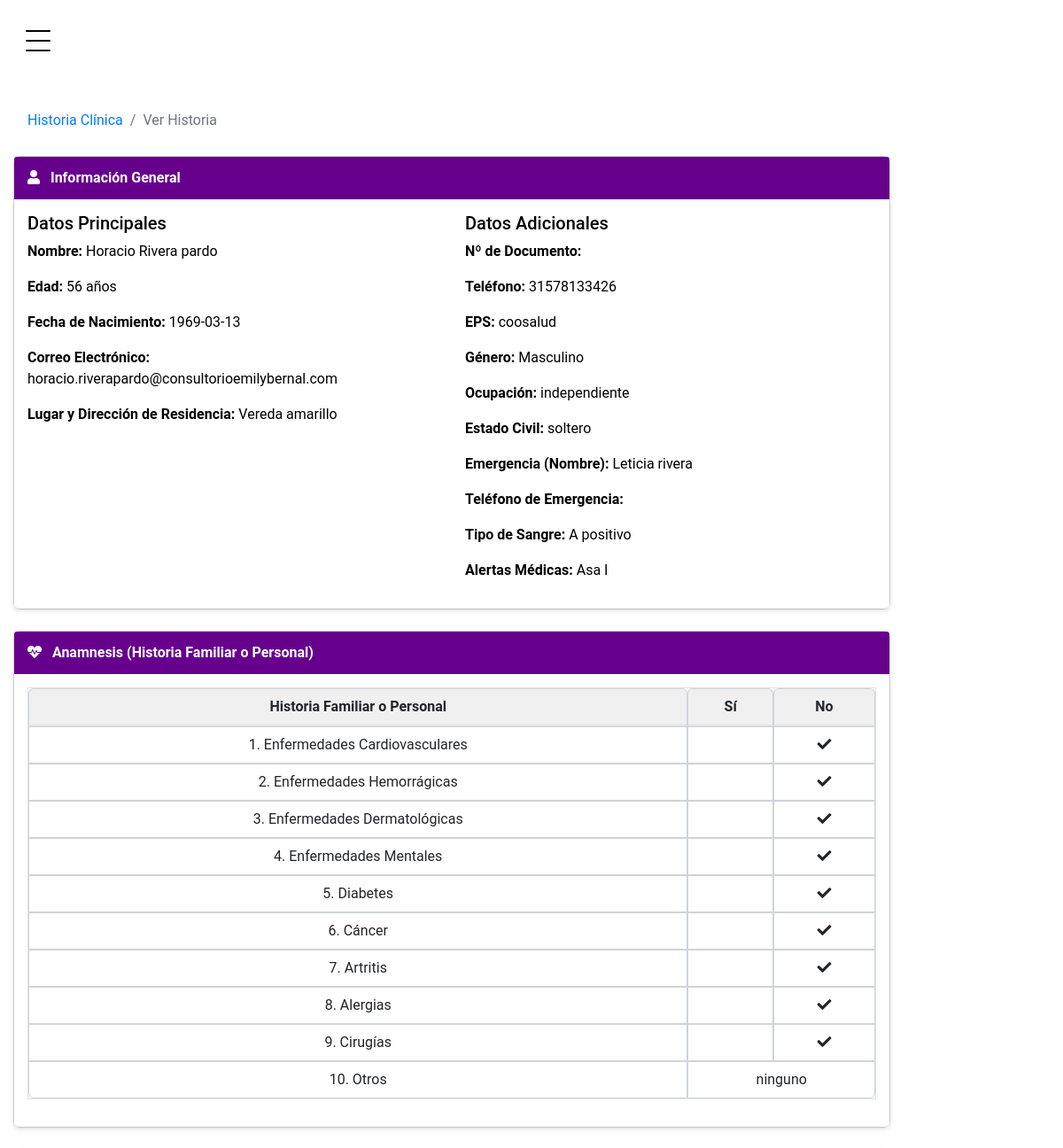
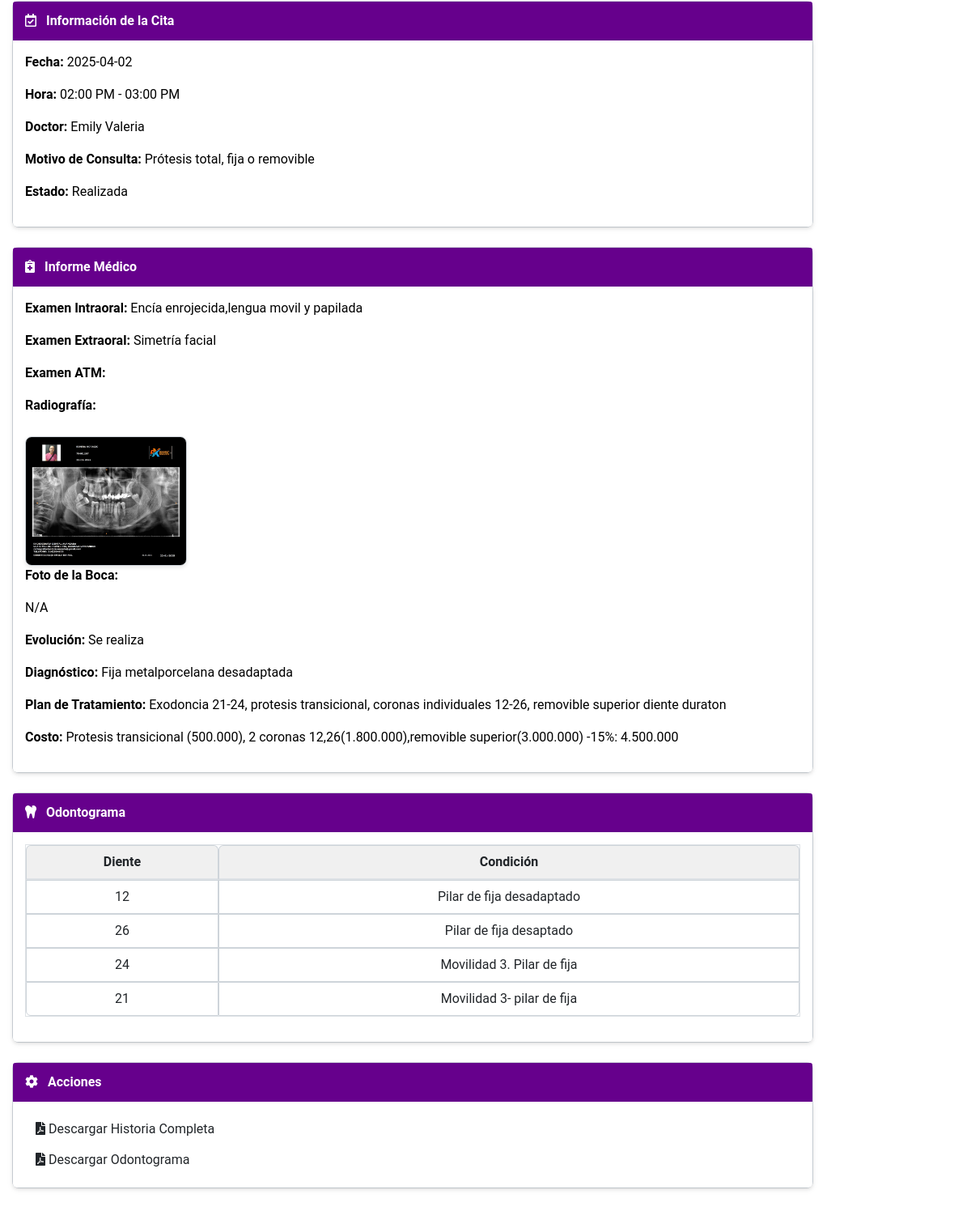
Page /Admin/ver_historia.php?id_cita=3&id_paciente=2 (signed in) on the committed database (2 pictures, top to bottom).
### tables this page shows
CREATE TABLE `pacientes` (
  `id_paciente` int(11) NOT NULL,
  `nombre` varchar(255) NOT NULL,
  `apellido` varchar(255) NOT NULL,
  `telefono` varchar(50) NOT NULL,
  `sexo` varchar(60) NOT NULL,
  `fecha_nacimiento` date NOT NULL,
  `correo_electronico` varchar(255) NOT NULL,
  `clave` varchar(255) NOT NULL,
  `foto_perfil` varchar(255) DEFAULT NULL,
  `tipo_imagen` varchar(20) DEFAULT 'perfil',
  `eps` varchar(255) DEFAULT NULL,
  `ocupacion` varchar(255) DEFAULT NULL,
  `estado_civil` varchar(50) DEFAULT NULL,
  `cedula` varchar(50) DEFAULT NULL,
  `emergencia_nombre` varchar(255) DEFAULT NULL,
  `emergencia_telefono` varchar(50) DEFAULT NULL,
  `menor_acompanante` varchar(255) DEFAULT NULL,
  `menor_parentesco` varchar(50) DEFAULT NULL,
  `menor_telefono` varchar(50) DEFAULT NULL,
  `tipo_sangre` varchar(10) DEFAULT NULL,
  `alertas_medicas` text DEFAULT NULL,
  `lugar_direccion_residencia` varchar(255) DEFAULT NULL,
  `numero_documento` varchar(20) DEFAULT NULL,
  `historia_cardiovasculares` enum('Sí','No') DEFAULT 'No',
  `historia_hemorragicas` enum('Sí','No') DEFAULT 'No',
  `historia_dermatologicas` enum('Sí','No') DEFAULT 'No',
  `historia_mentales` enum('Sí','No') DEFAULT 'No',
  `historia_diabetes` enum('Sí','No') DEFAULT 'No',
  `historia_cancer` enum('Sí','No') DEFAULT 'No',
  `historia_artritis` enum('Sí','No') DEFAULT 'No',
  `historia_alergias` enum('Sí','No') DEFAULT 'No',
  `historia_cirugias` enum('Sí','No') DEFAULT 'No',
  `historia_otros` text DEFAULT NULL
);

CREATE TABLE `citas` (
  `id_cita` int(11) NOT NULL,
  `id_paciente` int(11) NOT NULL,
  `id_doctor` int(11) NOT NULL,
  `fecha_cita` date NOT NULL,
  `hora_cita` varchar(20) DEFAULT NULL,
  `id_consultas` int(11) NOT NULL,
  `estado` varchar(11) NOT NULL
);

CREATE TABLE `doctor` (
  `id_doctor` int(11) NOT NULL,
  `nombreD` varchar(255) NOT NULL,
  `apellido` varchar(255) NOT NULL,
  `sexo` varchar(255) NOT NULL,
  `fecha_nacimiento` date NOT NULL,
  `telefono` varchar(255) NOT NULL,
  `correo_eletronico` varchar(255) NOT NULL,
  `clave` varchar(255) NOT NULL,
  `id_especialidad` int(255) NOT NULL
);

CREATE TABLE `consultas` (
  `id_consultas` int(11) NOT NULL,
  `tipo` varchar(255) NOT NULL
);

CREATE TABLE `informe_medico` (
  `id_informe` int(11) NOT NULL,
  `id_cita` int(11) NOT NULL,
  `id_paciente` int(11) NOT NULL,
  `examen_intraoral` text DEFAULT NULL,
  `examen_extraoral` text DEFAULT NULL,
  `examen_atm` text DEFAULT NULL,
  `observacion_intraoral` text DEFAULT NULL,
  `observacion_extraoral_atm` text DEFAULT NULL,
  `descripcion_radiografica` text DEFAULT NULL,
  `diagnostico_periodontal` text DEFAULT NULL,
  `pronostico` text DEFAULT NULL,
  `evolucion` text DEFAULT NULL,
  `diagnostico` text DEFAULT NULL,
  `radiografia` varchar(255) DEFAULT NULL,
  `foto_boca` varchar(255) DEFAULT NULL,
  `costo` text DEFAULT NULL,
  `plan_tratamiento` text DEFAULT NULL,
  `odontogram_data` longtext DEFAULT NULL CHECK (json_valid(`odontogram_data`))
);

### Admin/ver_historia.php (the view, shortened to what the rows shown need)
<?php
include_once('../php/conexionDB.php');
include_once('../php/consultas.php');
$id_cita = mysqli_real_escape_string($link, $_GET['id_cita']);
$id_paciente = mysqli_real_escape_string($link, $_GET['id_paciente']);
$patient = consultarPaciente($link, $id_paciente);
$birthDate = new DateTime($patient['fecha_nacimiento']);
$currentDate = new DateTime();
$age = $currentDate->diff($birthDate)->y;
$query = "SELECT c.*, con.tipo, d.nombreD
          FROM citas c
          LEFT JOIN consultas con ON con.id_consultas = c.id_consultas
          LEFT JOIN doctor d ON d.id_doctor = c.id_doctor
          WHERE c.id_cita = ? AND c.id_paciente = ?";
$stmt = mysqli_prepare($link, $query);
mysqli_stmt_bind_param($stmt, "ii", $id_cita, $id_paciente);
mysqli_stmt_execute($stmt);
$result = mysqli_stmt_get_result($stmt);
$appointment = mysqli_fetch_assoc($result);
$medical_report_query = "SELECT * FROM informe_medico WHERE id_cita = ?";
$stmt = mysqli_prepare($link, $medical_report_query);
mysqli_stmt_bind_param($stmt, "i", $id_cita);
mysqli_stmt_execute($stmt);
$medical_report_result = mysqli_stmt_get_result($stmt);
$medical_report = mysqli_num_rows($medical_report_result) > 0 ? mysqli_fetch_assoc($medical_report_result) : [];
$odontogram_data = [];
if (isset($medical_report['odontogram_data']) && !empty($medical_report['odontogram_data'])) {
    $decoded = json_decode($medical_report['odontogram_data'], true);
    if (json_last_error() === JSON_ERROR_NONE) {
        $odontogram_data = $decoded;
    } else {
        error_log("Error al decodificar odontogram_data: " . json_last_error_msg());
    }
}
?>
<!DOCTYPE html>
<html lang="es">
<head>
    <link rel="stylesheet" href="../src/css/lib/bootstrap/css/bootstrap.min.css">
    <link rel="stylesheet" href="../src/css/lib/fontawesome/css/all.css">
    <link rel="stylesheet" href="../src/css/admin.css?v=3.8">
    <link rel="stylesheet" href="../src/css/informe_paciente.css?v=1.1">
</head>
<body>
    <main class="bg bg-white">
        <div class="site-section">
            <div class="container">
                <div class="row justify-content-center">
                    <div class="col-md-12">
                        <div class="content-box-large">
                            <div class="card mb-4">
                                <div class="card-body patient-info">
                                    <div class="row">
                                        <div class="col-md-6">
                                            <h5>Datos Principales</h5>
                                            <p><strong>Nombre:</strong> <?php echo htmlspecialchars($patient['nombre'] . ' ' . $patient['apellido']); ?></p>
                                            <p><strong>Edad:</strong> <?php echo htmlspecialchars($age); ?> años</p>
                                            <p><strong>Fecha de Nacimiento:</strong> <?php echo htmlspecialchars($patient['fecha_nacimiento']); ?></p>
                                            <p><strong>Correo Electrónico:</strong> <?php echo htmlspecialchars($patient['correo_electronico']); ?></p>
                                            <p><strong>Lugar y Dirección de Residencia:</strong> <?php echo htmlspecialchars($patient['lugar_direccion_residencia'] ?? 'N/A'); ?></p>
                                        </div>
                                        <div class="col-md-6">
                                            <h5>Datos Adicionales</h5>
                                            <p><strong>Nº de Documento:</strong> <?php echo htmlspecialchars($patient['cedula'] ?? 'N/A'); ?></p>
                                            <p><strong>Teléfono:</strong> <?php echo htmlspecialchars($patient['telefono'] ?? 'N/A'); ?></p>
                                            <p><strong>EPS:</strong> <?php echo htmlspecialchars($patient['eps'] ?? 'N/A'); ?></p>
                                            <p><strong>Género:</strong> <?php echo htmlspecialchars($patient['sexo'] ?? 'N/A'); ?></p>
                                            <p><strong>Ocupación:</strong> <?php echo htmlspecialchars($patient['ocupacion'] ?? 'N/A'); ?></p>
                                            <p><strong>Estado Civil:</strong> <?php echo htmlspecialchars($patient['estado_civil'] ?? 'N/A'); ?></p>
                                            <p><strong>Emergencia (Nombre):</strong> <?php echo htmlspecialchars($patient['emergencia_nombre'] ?? 'N/A'); ?></p>
                                            <p><strong>Teléfono de Emergencia:</strong> <?php echo htmlspecialchars($patient['emergencia_telefono'] ?? 'N/A'); ?></p>
                                            <p><strong>Tipo de Sangre:</strong> <?php echo htmlspecialchars($patient['tipo_sangre'] ?? 'N/A'); ?></p>
                                            <p><strong>Alertas Médicas:</strong> <?php echo htmlspecialchars($patient['alertas_medicas'] ?? 'N/A'); ?></p>
                                        </div>
                                    </div>
                                </div>
                            </div>
                            <div class="card mb-4">
                                <div class="card-body patient-info">
                                    <table class="table table-bordered">
                                        <thead>
                                            <tr>
                                                <th>Historia Familiar o Personal</th>
                                                <th>Sí</th>
                                                <th>No</th>
                                            </tr>
                                        </thead>
                                        <tbody>
                                            <tr>
                                                <td>10. Otros</td>
                                                <td colspan="2"><?php echo htmlspecialchars($patient['historia_otros'] ?? 'N/A'); ?></td>
                                            </tr>
                                        </tbody>
                                    </table>
                                </div>
                            </div>
                            <div class="card mb-4">
                                <div class="card-body patient-info">
                                    <p><strong>Fecha:</strong> <?php echo htmlspecialchars($appointment['fecha_cita']); ?></p>
                                    <p><strong>Hora:</strong> <?php echo htmlspecialchars($appointment['hora_cita']); ?></p>
                                    <p><strong>Doctor:</strong> <?php echo htmlspecialchars($appointment['nombreD']); ?></p>
                                    <p><strong>Motivo de Consulta:</strong> <?php echo htmlspecialchars($appointment['tipo']); ?></p>
                                    <p><strong>Estado:</strong> <?php echo htmlspecialchars($appointment['estado'] == 'A' ? 'Realizada' : 'Pendiente'); ?></p>
                                </div>
                            </div>
                            <div class="card mb-4">
                                <div class="card-body patient-info">
                                    <p><strong>Examen Intraoral:</strong> <?php echo htmlspecialchars($medical_report['examen_intraoral'] ?? 'N/A'); ?></p>
                                    <p><strong>Examen Extraoral:</strong> <?php echo htmlspecialchars($medical_report['examen_extraoral'] ?? 'N/A'); ?></p>
                                    <p><strong>Examen ATM:</strong> <?php echo htmlspecialchars($medical_report['examen_atm'] ?? 'N/A'); ?></p>
                                    <p><strong>Radiografía:</strong></p>
                                    <?php if (!empty($medical_report['radiografia'])) { ?>
                                        <img src="../uploads/radiografias/<?php echo htmlspecialchars($medical_report['radiografia']); ?>" class="uploaded-image" alt="Radiografía" width="200">
                                    <?php } else { ?>
                                        <p>N/A</p>
                                    <?php } ?>
                                    <p><strong>Foto de la Boca:</strong></p>
                                    <?php if (!empty($medical_report['foto_boca'])) { ?>
                                        <img src="../uploads/fotos_boca/<?php echo htmlspecialchars($medical_report['foto_boca']); ?>" class="uploaded-image" alt="Foto de la Boca" width="200">
                                    <?php } else { ?>
                                        <p>N/A</p>
                                    <?php } ?>
                                    <p><strong>Evolución:</strong> <?php echo htmlspecialchars($medical_report['evolucion'] ?? 'N/A'); ?></p>
                                    <p><strong>Diagnóstico:</strong> <?php echo htmlspecialchars($medical_report['diagnostico'] ?? 'N/A'); ?></p>
                                    <p><strong>Plan de Tratamiento:</strong> <?php echo htmlspecialchars($medical_report['plan_tratamiento'] ?? 'N/A'); ?></p>
                                    <p><strong>Costo:</strong> <?php echo nl2br(htmlspecialchars($medical_report['costo'] ?? 'N/A')); ?></p>
                                </div>
                            </div>
                            <div class="card mb-4">
                                <div class="card-body patient-info">
                                    <?php if (!empty($odontogram_data)) { ?>
                                        <table class="table table-bordered">
                                            <thead>
                                                <tr>
                                                    <th>Diente</th>
                                                    <th>Condición</th>
                                                </tr>
                                            </thead>
                                        </table>
                                    <?php } else { ?>
                                        <p>No hay datos de odontograma disponibles.</p>
                                    <?php } ?>
                                </div>
                            </div>
                        </div>
                    </div>
                </div>
            </div>
        </div>
    </main>
</body>
</html>

### rows in the picture
pacientes: nombre+apellido "Horacio Rivera pardo", fecha_nacimiento "1969-03-13", correo_electronico "horacio.riverapardo@consultorioemilybernal.com", lugar_direccion_residencia "Vereda amarillo", telefono "31578133426", eps "coosalud", sexo "Masculino", ocupacion "independiente", estado_civil "soltero", emergencia_nombre "Leticia rivera", tipo_sangre "A positivo", alertas_medicas "Asa I", historia_otros "ninguno"
citas: fecha_cita "2025-04-02", hora_cita "02:00 PM - 03:00 PM", id_doctor.nombreD "Emily Valeria", id_consultas.tipo "Prótesis total, fija o removible", estado "Realizada"
informe_medico: examen_intraoral "Encía enrojecida,lengua movil y papilada", examen_extraoral "Simetría facial", radiografia (picture), evolucion "Se realiza", diagnostico "Fija metalporcelana desadaptada", plan_tratamiento "Exodoncia 21-24, protesis transicional, coronas individuales 12-26, removible superior diente duraton", costo "Protesis transicional (500.000), 2 coronas 12,26(1.800.000),removible superior(3.000.000) -15%: 4.500.000"

### other values in the picture
$entry['tooth'] "12"
$entry['condition'] "Pilar de fija desadaptado"
$entry['tooth'] "26"
$entry['condition'] "Pilar de fija desaptado"
$entry['tooth'] "24"
$entry['condition'] "Movilidad 3. Pilar de fija"
$entry['tooth'] "21"
$entry['condition'] "Movilidad 3- pilar de fija"
